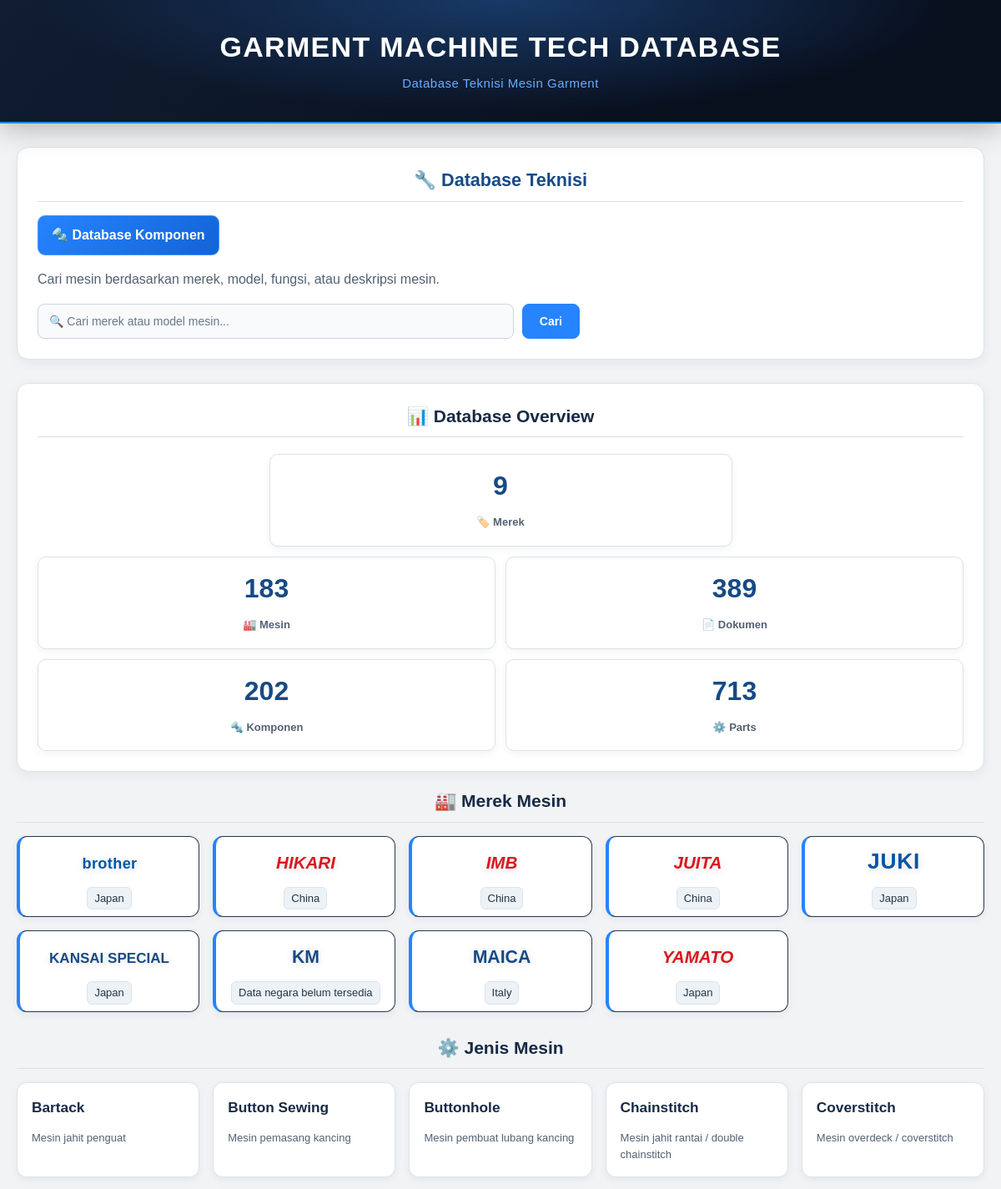
/ (upper part), run on an earlier commit of the app's database.
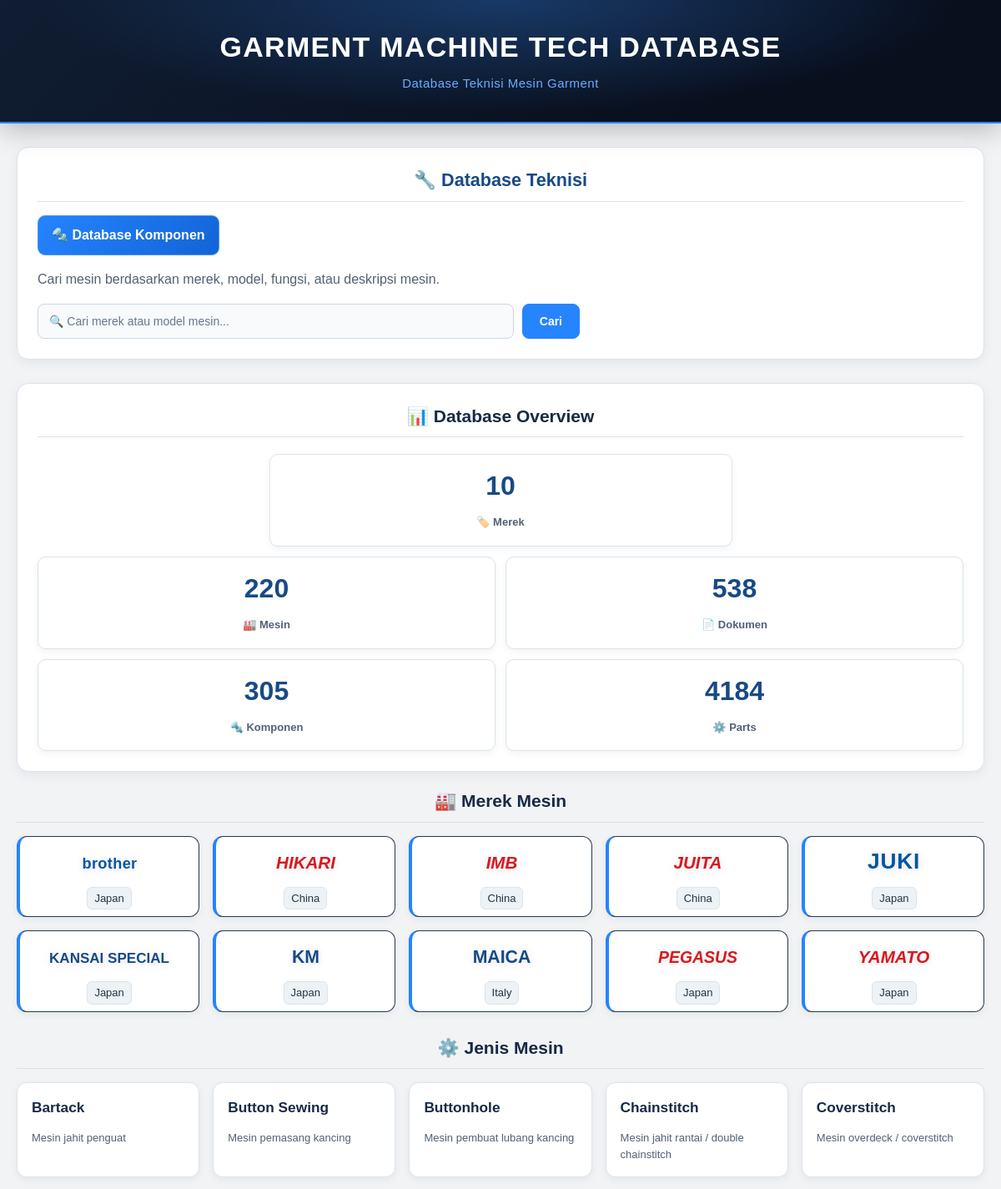
And on a later commit of the database.
### tables this page shows
CREATE TABLE brands (
    id INTEGER PRIMARY KEY AUTOINCREMENT,
    name TEXT NOT NULL UNIQUE,
    country TEXT,
    official_website TEXT,
    notes TEXT
);

CREATE TABLE machine_types (
    id INTEGER PRIMARY KEY AUTOINCREMENT,
    name TEXT NOT NULL UNIQUE,
    description TEXT
);

### app.py (the view)
@app.route("/")
def index():
    search = request.args.get("search", "").strip()
    conn = get_db()
    brands = conn.execute(
        "SELECT * FROM brands ORDER BY name"
    ).fetchall()
    machine_types = conn.execute(
        "SELECT * FROM machine_types ORDER BY name"
    ).fetchall()
    statistics = {
        "brands": conn.execute("SELECT COUNT(*) FROM brands").fetchone()[0],
        "machines": conn.execute("SELECT COUNT(*) FROM machines").fetchone()[0],
        "documents": conn.execute("SELECT COUNT(*) FROM documents").fetchone()[0],
        "components": conn.execute("SELECT COUNT(*) FROM components").fetchone()[0],
        "parts": conn.execute("SELECT COUNT(*) FROM parts").fetchone()[0]
    }
    if search:
        words = search.split()
        conditions = []
        params = []
        for word in words:
            pattern = f"%{word}%"
            conditions.append(
                "("
                "LOWER(COALESCE(brands.name, '')) LIKE LOWER(?) OR "
                "LOWER(COALESCE(machine_types.name, '')) LIKE LOWER(?) OR "
                "LOWER(COALESCE(machines.model, '')) LIKE LOWER(?) OR "
                "LOWER(COALESCE(machines.function, '')) LIKE LOWER(?) OR "
                "LOWER(COALESCE(machines.description, '')) LIKE LOWER(?) OR "
                "LOWER(COALESCE(machines.notes, '')) LIKE LOWER(?) OR "

                "EXISTS ("
                "SELECT 1 FROM troubleshooting t "
                "WHERE t.machine_id = machines.id AND ("
                "LOWER(COALESCE(t.problem, '')) LIKE LOWER(?) OR "
                "LOWER(COALESCE(t.symptoms, '')) LIKE LOWER(?) OR "
                "LOWER(COALESCE(t.possible_cause, '')) LIKE LOWER(?) OR "
                "LOWER(COALESCE(t.solution, '')) LIKE LOWER(?)"
                ")) OR "

                "EXISTS ("
                "SELECT 1 FROM specifications sp "
                "WHERE sp.machine_id = machines.id AND ("
                "LOWER(COALESCE(sp.specification, '')) LIKE LOWER(?) OR "
                "LOWER(COALESCE(sp.value, '')) LIKE LOWER(?) OR "
                "LOWER(COALESCE(sp.notes, '')) LIKE LOWER(?)"
                ")) OR "

                "EXISTS ("
                "SELECT 1 FROM components c "
                "WHERE c.machine_id = machines.id AND ("
                "LOWER(COALESCE(c.component_name, '')) LIKE LOWER(?) OR "
                "LOWER(COALESCE(c.part_number, '')) LIKE LOWER(?) OR "
                "LOWER(COALESCE(c.location, '')) LIKE LOWER(?) OR "
                "LOWER(COALESCE(c.function, '')) LIKE LOWER(?) OR "
                "LOWER(COALESCE(c.notes, '')) LIKE LOWER(?)"
                ")) OR "

                "EXISTS ("
                "SELECT 1 FROM technician_notes tn "
                "WHERE tn.machine_id = machines.id AND ("
                "LOWER(COALESCE(tn.problem, '')) LIKE LOWER(?) OR "
                "LOWER(COALESCE(tn.diagnosis, '')) LIKE LOWER(?) OR "
                "LOWER(COALESCE(tn.action_taken, '')) LIKE LOWER(?) OR "
                "LOWER(COALESCE(tn.result, '')) LIKE LOWER(?) OR "
                "LOWER(COALESCE(tn.technician, '')) LIKE LOWER(?)"
                ")) OR "

                "EXISTS ("
                "SELECT 1 FROM parts pt "
                "WHERE pt.machine_id = machines.id AND ("
                "LOWER(COALESCE(pt.part_number, '')) LIKE LOWER(?) OR "
                "LOWER(COALESCE(pt.part_name, '')) LIKE LOWER(?) OR "
                "LOWER(COALESCE(pt.note, '')) LIKE LOWER(?) OR "
                "LOWER(COALESCE(pt.notes, '')) LIKE LOWER(?) OR "
                "LOWER(COALESCE(pt.source_url, '')) LIKE LOWER(?)"
                "))"
                ")"
            )
            params.extend([pattern] * 28)
        where_clause = " AND ".join(conditions)
        machines = conn.execute(
            f"""
            SELECT
                machines.*,
                brands.name AS brand_name,
                machine_types.name AS type_name,
                (SELECT COUNT(*) FROM specifications WHERE machine_id = machines.id) AS specifications_count,
                (SELECT COUNT(*) FROM components WHERE machine_id = machines.id) AS components_count,
                (SELECT COUNT(*) FROM parts WHERE machine_id = machines.id) AS parts_count,
                (SELECT COUNT(*) FROM troubleshooting WHERE machine_id = machines.id) AS troubleshooting_count,
                (SELECT COUNT(*) FROM documents WHERE machine_id = machines.id) AS documents_count
            FROM machines
            LEFT JOIN brands
                ON machines.brand_id = brands.id
            LEFT JOIN machine_types
                ON machines.machine_type_id = machine_types.id
            WHERE {where_clause}
            ORDER BY brands.name, machines.model
            """,
            params
        ).fetchall()
    else:
        machines = conn.execute(
            """
            SELECT
                machines.*,
                brands.name AS brand_name,
                machine_types.name AS type_name
            FROM machines
            LEFT JOIN brands
                ON machines.brand_id = brands.id
            LEFT JOIN machine_types
                ON machines.machine_type_id = machine_types.id
            ORDER BY brands.name, machines.model
            """
        ).fetchall()
    conn.close()
    return render_template(
        "index.html",
        brands=brands,
        machine_types=machine_types,
        machines=machines,
        search=search,
        statistics=statistics
    )

### app.py (called while the page is built)
def get_db():
    conn = sqlite3.connect(DATABASE)
    conn.row_factory = sqlite3.Row
    return conn

### templates/index.html (shortened to what the changed rows need)
<!DOCTYPE html>
<html lang="id">
<head>
    <link rel="stylesheet" href="{{ url_for('static', filename='style.css') }}">
</head>
<body>
<header>
    <h1>GARMENT MACHINE TECH DATABASE</h1>
</header>
<main>
    <section class="welcome">
        <h2>🔧 Database Teknisi</h2>
    </section>
    <section class="database-overview">
        <h2>📊 Database Overview</h2>
        <div class="stats-grid">
            <a href="#brand-list" class="stat-card stat-card-link">
                <strong>{{ statistics["brands"] }}</strong>
                <span>🏷️ Merek</span>
            </a>
            <a href="#machine-type-list" class="stat-card stat-card-link">
                <strong>{{ statistics["machines"] }}</strong>
                <span>🏭 Mesin</span>
            </a>
            <div class="stat-card">
                <strong>{{ statistics["documents"] }}</strong>
                <span>📄 Dokumen</span>
            </div>
            <a href="{{ url_for('components_list') }}" class="stat-card stat-card-link">
                <strong>{{ statistics["components"] }}</strong>
                <span>🔩 Komponen</span>
            </a>
            <div class="stat-card">
                <strong>{{ statistics["parts"] }}</strong>
                <span>⚙️ Parts</span>
            </div>
        </div>
    </section>
    <section>
        <h2 id="brand-list">🏭 Merek Mesin</h2>
        <div class="grid">
            {% for brand in brands %}
            <a href="{{ url_for('brand_machines', brand_id=brand['id']) }}" class="card">
                {% if brand["name"]|upper == "JUKI" %}
                    <div class="brand-logo">
                        <img src="{{ url_for('static', filename='images/brands/juki.svg') }}" alt="JUKI">
                    </div>
                {% elif brand["name"]|upper == "BROTHER" %}
                    <div class="brand-logo">
                        <img src="{{ url_for('static', filename='images/brands/brother.svg') }}" alt="BROTHER">
                    </div>
                {% elif brand["name"]|upper == "YAMATO" %}
                    <div class="brand-logo">
                        <img src="{{ url_for('static', filename='images/brands/yamato.svg') }}" alt="YAMATO">
                    </div>
                {% elif brand["name"]|upper == "PEGASUS" %}
                    <div class="brand-logo">
                        <img src="{{ url_for('static', filename='images/brands/pegasus.svg') }}" alt="PEGASUS">
                    </div>
                {% elif brand["name"]|upper == "HIKARI" %}
                    <div class="brand-logo">
                        <img src="{{ url_for('static', filename='images/brands/hikari.svg') }}" alt="HIKARI">
                    </div>
                {% elif brand["name"]|upper == "MAICA" %}
                    <div class="brand-logo">
                        <img src="{{ url_for('static', filename='images/brands/maica.svg') }}" alt="MAICA">
                    </div>
                {% elif brand["name"]|upper == "KANSAI SPECIAL" %}
                    <div class="brand-logo">
                        <img src="{{ url_for('static', filename='images/brands/kansai-special.svg') }}" alt="KANSAI SPECIAL">
                    </div>
                {% elif brand["name"]|upper == "KM" %}
                    <div class="brand-logo">
                        <img src="{{ url_for('static', filename='images/brands/km.svg') }}" alt="KM">
                    </div>
                {% elif brand["name"]|upper == "IMB" %}
                    <div class="brand-logo">
                        <img src="{{ url_for('static', filename='images/brands/imb.svg') }}" alt="IMB">
                    </div>
                {% elif brand["name"]|upper == "JUITA" %}
                    <div class="brand-logo">
                        <img src="{{ url_for('static', filename='images/brands/juita.svg') }}" alt="JUITA">
                    </div>
                {% else %}
                    <h3>{{ brand["name"] }}</h3>
                {% endif %}
                <p>{{ brand["country"] or "Data negara belum tersedia" }}</p>
            </a>
            {% endfor %}
        </div>
    </section>
    <section>
        <h2 id="machine-type-list">⚙️ Jenis Mesin</h2>
        <div class="grid">
            {% for machine_type in machine_types %}
            <a href="{{ url_for('type_machines', type_id=machine_type['id']) }}" class="card">
                <h3>{{ machine_type["name"] }}</h3>
                <p>{{ machine_type["description"] if machine_type["description"] and machine_type["description"]|string|lower != "none" else "Keterangan belum tersedia" }}</p>
            </a>
            {% endfor %}
        </div>
    </section>
</main>
</body>
</html>

What changed in the data, as far as the page shows it:
changed brands (number 7 of 10 on the later page): country "Data negara belum tersedia" → "Japan"
added brands: country "Japan"
Also different on the page:
{{ statistics["brands"] }}: "9" → "10"
{{ statistics["machines"] }}: "183" → "220"
{{ statistics["documents"] }}: "389" → "538"
{{ statistics["components"] }}: "202" → "305"
{{ statistics["parts"] }}: "713" → "4184"
